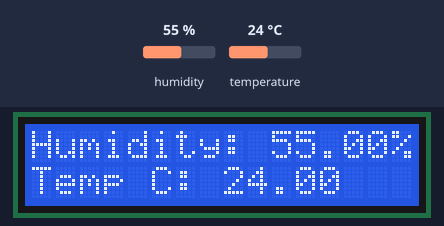
This sketch was run on a simulated Arduino Uno, built with avr-gcc and run on an emulated ATmega328P. Shown: 16×2 character LCD. The test bench sets the inputs (shaded band); at power-on: humidity 55 %, temperature 24 °C. What the sketch prints to the serial monitor is not drawn.

Above: at 4.6 s.
4.7 s: humidity set to 22 %
At 8.9 s:
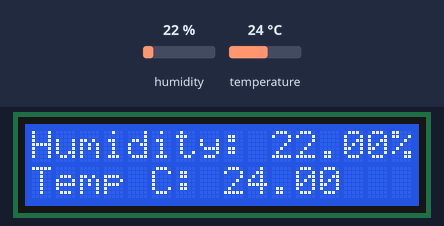
9.6 s: temperature set to 12 °C
At 12.9 s:
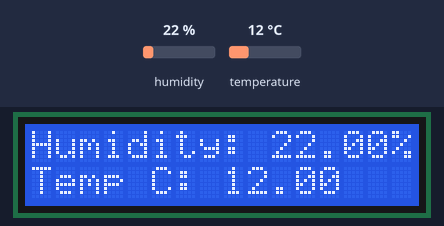
13.7 s: humidity set to 40 %
At 16.9 s:
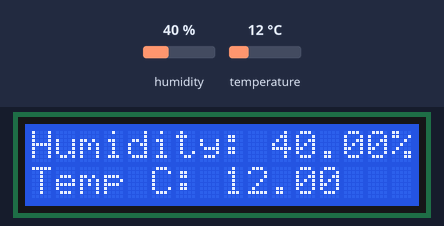
17.7 s: temperature set to 19 °C
At 20.9 s:
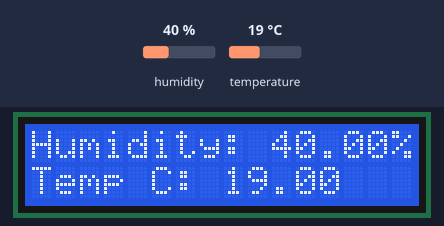
Timing chart, 0 to 22.4 s (numbered marks = the images above; inputs shaded):
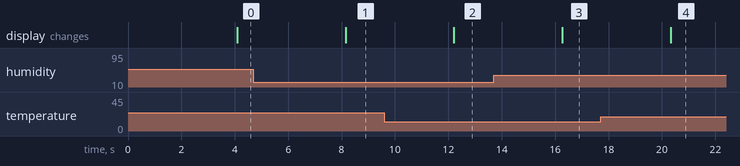

Measured:
- after the input at 4.7 s, the display: changes after 3.4 s (image 1)
- after the input at 9.6 s, the display: changes after 2.6 s (image 2)
- after the input at 13.7 s, the display: changes after 2.6 s (image 3)
- after the input at 17.7 s, the display: changes after 2.6 s (image 4)

The sketch:

humidity_LCD.ino
```cpp
#include "DHT.h"
#include <LiquidCrystal.h>

#define DHTType DHT11
#define DHTPIN 2

int rs=7;
int en =8;
int d4 = 9;
int d5 = 10;
int d6 = 11;
int d7 = 12;

DHT dht(DHTPIN, DHTType);
LiquidCrystal lcd(rs,en,d4,d5,d6,d7);

float humidity;
float tempC;
float tempF;

int dt = 2000;
void setup() {
  // put your setup code here, to run once:
Serial.begin(9600);
dht.begin();
lcd.begin(16,2);
delay(dt);
}

void loop() {
  // put your main code here, to run repeatedly:
humidity = dht.readHumidity();
tempC = dht.readTemperature();
tempF = dht.readTemperature(true);

Serial.print("Humidity: ");
Serial.print(humidity);
Serial.print("    Temperature C: ");
Serial.println(tempC);
delay(dt);


lcd.setCursor(0,0);
lcd.print("Humidity: ");
lcd.print(humidity);
lcd.print("%");

lcd.setCursor(0,1);
lcd.print("Temp C: ");
lcd.print(tempC);


}
```
